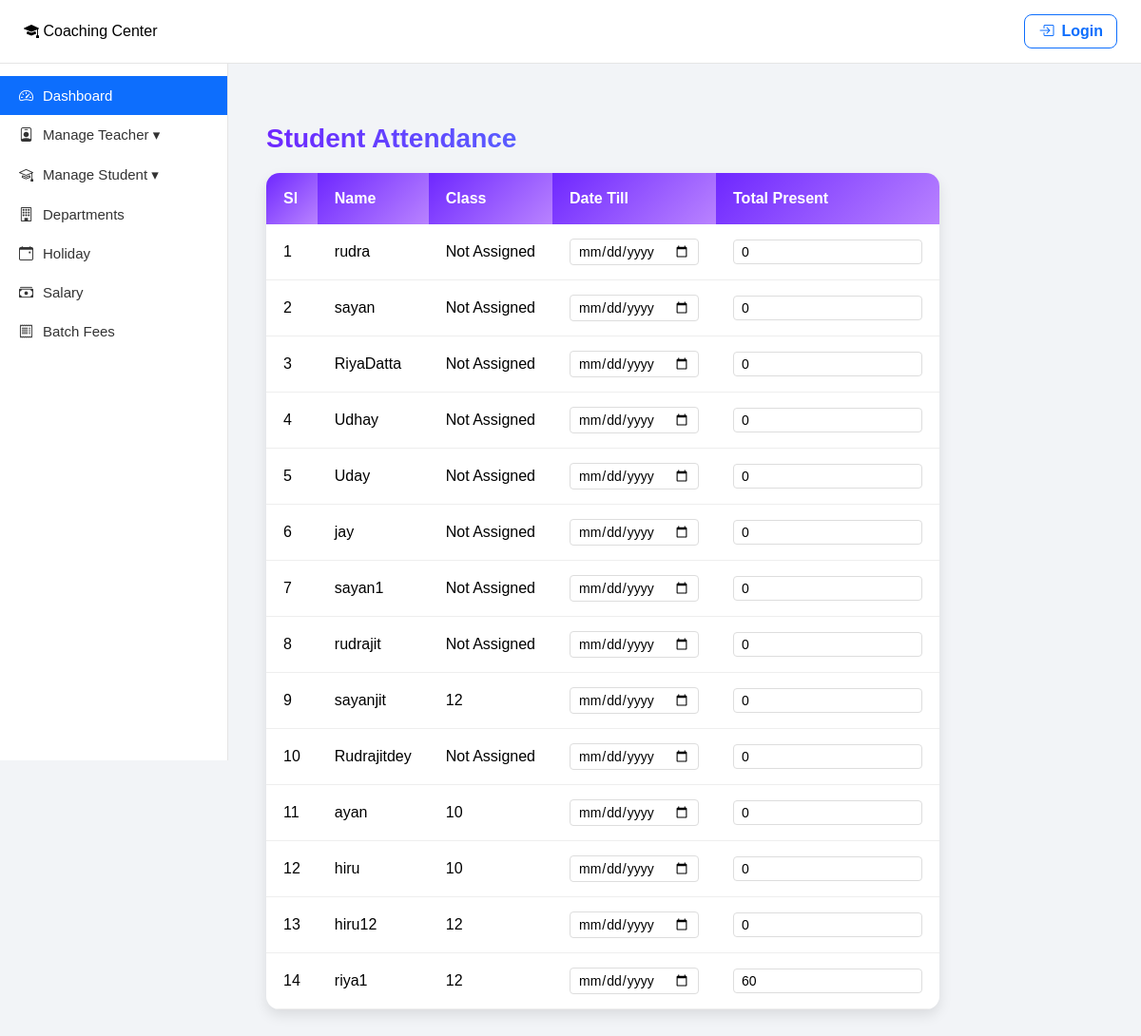
The app's page /student-attendance/ (signed in) with its own data.
### Home/models.py (models this page shows)
class User(AbstractUser):
    ROLE_CHOICES = (
        ('admin', 'Admin'),
        ('teacher', 'Teacher'),
        ('student', 'Student'),
    )
    role = models.CharField(max_length=20, choices=ROLE_CHOICES, default='student')
    subject = models.CharField(max_length=100, blank=True, null=True)
    student_class = models.CharField(max_length=50, blank=True, null=True)
    department = models.ForeignKey('Department', on_delete=models.SET_NULL, null=True, blank=True)
    salary_pending = models.BooleanField(default=True)
    salary_till_date = models.DateField(null=True, blank=True)
    fee_pending = models.BooleanField(default=True)
    fee_till_date = models.DateField(null=True, blank=True)
    objects = CustomUserManager()

### Home/views.py (the view, shortened to what this page needs)
# urls.py: path('student-attendance/', views.admin_student_attendance, name='student_attendance'),
@login_required
def admin_student_attendance(request):
    if request.user.role != "admin":
        return HttpResponseForbidden("Only admin can view student attendance.")
    from .models import StudentAttendance
    students = User.objects.filter(role='student')
    attendance_data = []
    for idx, student in enumerate(students, 1):
        latest_attendance = StudentAttendance.objects.filter(student=student).first()
        if latest_attendance:
            attendance_data.append({
                'id': latest_attendance.id,
                'sl': idx,
                'name': student.get_full_name() or student.username,
                'class_name': student.student_class or 'Not Assigned',
                'date_till': latest_attendance.date_till.isoformat() if latest_attendance.date_till else '',
                'total_present': latest_attendance.total_present
            })
    context = {
        'attendance_data': attendance_data
    }
    return render(request, 'admin/student_attendance_new.html', context)

### templates/admin/student_attendance_new.html (shortened to what this page needs)
{% extends "dashboard/admin.html" %}
{% block content %}
<div class="page-container">
    <h2>Student Attendance</h2>
    <div class="table-container">
        {% if attendance_data %}
            <table>
                <thead>
                    <tr>
                        <th>Sl</th>
                        <th>Name</th>
                        <th>Class</th>
                        <th>Date Till</th>
                        <th>Total Present</th>
                    </tr>
                </thead>
                <tbody>
                    {% for record in attendance_data %}
                        <tr>
                            <td>{{ record.sl }}</td>
                            <td>{{ record.name }}</td>
                            <td>{{ record.class_name|default:"Not Assigned" }}</td>
                            <td>
                                <input type="date" class="editable" value="{{ record.date_till|date:'Y-m-d'|default:'' }}">
                            </td>
                            <td>
                                <input type="number" class="editable" value="{{ record.total_present }}">
                            </td>
                        </tr>
                    {% endfor %}
                </tbody>
            </table>
        {% else %}
            <div class="no-data">
                <p>No student attendance records found.</p>
            </div>
        {% endif %}
    </div>
</div>
{% endblock %}

### templates/dashboard/admin.html (style rules this page uses)
* { margin: 0; padding: 0; box-sizing: border-box; font-family: Arial, Helvetica, sans-serif; }
body { background: #f2f4f7; display: flex; }

### templates/admin/student_attendance_new.html (style rules this page uses)
.page-container { margin: 30px 0; }
h2 { font-size: 28px; font-weight: 700; margin-bottom: 20px; background: linear-gradient(90deg, #6e27ff, #35b8ff); -webkit-background-clip: text; background-clip: text; color: transparent; }
.table-container { background: white; border-radius: 14px; box-shadow: 0 6px 14px rgba(0, 0, 0, 0.1); overflow: hidden; }
table { width: 100%; border-collapse: collapse; }
th { background: linear-gradient(135deg, #6e27ff, #b983ff); color: white; padding: 18px; text-align: left; font-weight: 600; }
td { padding: 15px 18px; border-bottom: 1px solid #eee; }
.editable { background: transparent; border: 1px solid #ddd; padding: 4px 8px; border-radius: 4px; font-size: 14px; cursor: pointer; transition: 0.3s; }

### records on screen
User: name "rudra"
User: name "sayan"
User: name "RiyaDatta"
User: name "Udhay"
User: name "Uday"
User: name "jay"
User: name "sayan1"
User: name "rudrajit"
User: name "sayanjit", class_name "12"
User: name "Rudrajitdey"
User: name "ayan", class_name "10"
User: name "hiru", class_name "10"
User: name "hiru12", class_name "12"
User: name "riya1", class_name "12"

### other values on screen
{{ record.sl }} "1" "2" "3" "4" "5" "6" "7" "8" "9" "10" "11" "12" "13" "14"
{{ record.class_name|default:"Not Assigned" }} "Not Assigned" "Not Assigned" "Not Assigned" "Not Assigned" "Not Assigned" "Not Assigned" "Not Assigned" "Not Assigned" "Not Assigned"
